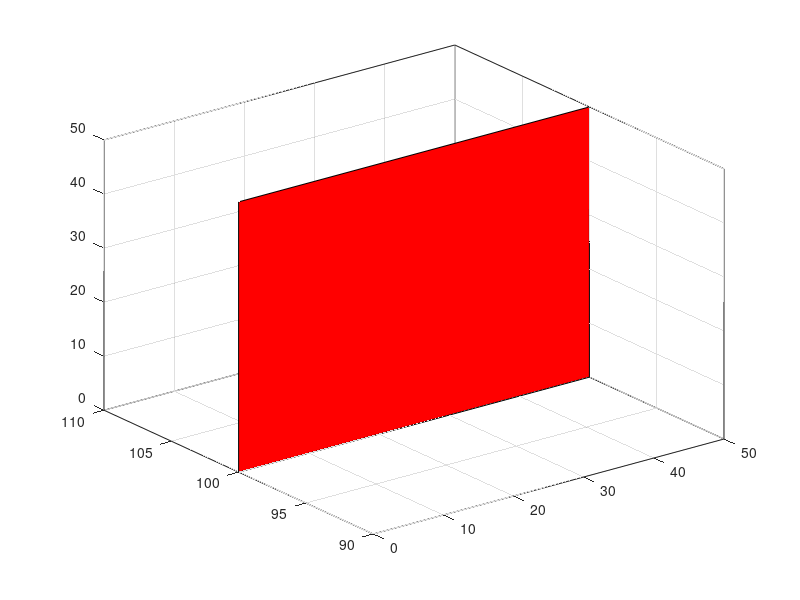

Here is the MATLAB script that generated this plot: (Note: this script raises an error after producing the figure.)
function script
	close all
	pointA = [0,100,0];
pointB = [0,100,50];
pointC = [50,100,50];
pointD = [50,100,0];
points=[pointA' pointB' pointC' pointD'] % using the data given in the question
fill3(points(1,:),points(2,:),points(3,:),'r')
grid on
hold on
alpha(0.3)
xlabel('x')
ylabel('y')

r=10
teta=-pi:0.01:pi;
x=r*cos(teta)+25;
z=r*sin(teta)+25;
plot3(x,100.*ones(1,numel(x)),z,'--k')

pointE = [0,40,0];
pointF = [0,40,30];
pointG = [30,30,30];
pointH = [30,30,0];
points2=[pointE' pointF' pointG' pointH'] % using the data given in the question
fill3(points2(1,:),points2(2,:),points2(3,:),'c')
alpha(1)

plot3(0,0,0,'ok')
xx=[15 0]
yy=[100 0]
zz=[25 0]
plot3(xx,yy,zz)
end